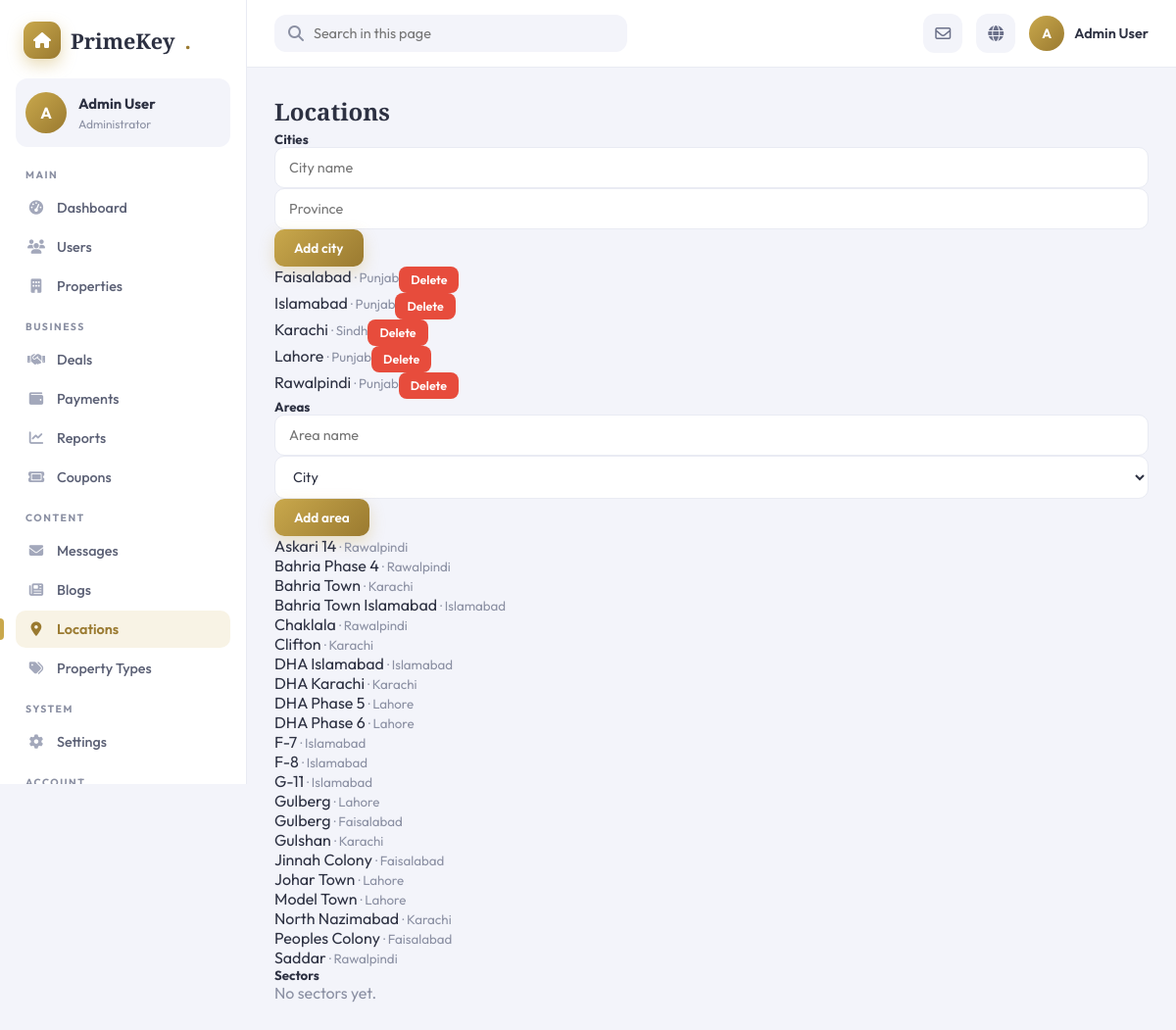
Page /admin/locations (signed in) on the committed database.
### app/models.py (models this page shows)
class City(db.Model):
    __tablename__ = 'cities'
    id       = db.Column(db.Integer, primary_key=True)
    name     = db.Column(db.String(100), nullable=False)
    province = db.Column(db.String(100))
    areas    = db.relationship('Area', back_populates='city', lazy=True)

class Area(db.Model):
    __tablename__ = 'areas'
    id      = db.Column(db.Integer, primary_key=True)
    city_id = db.Column(db.Integer, db.ForeignKey('cities.id'), nullable=False)
    name    = db.Column(db.String(100), nullable=False)
    city    = db.relationship('City', back_populates='areas')
    sectors = db.relationship('Sector', back_populates='area', lazy=True)

### app/blueprints/admin/routes.py (the view)
@admin_bp.route('/locations')
@admin_required
def locations():
    cities  = City.query.order_by(City.name).all()
    areas   = Area.query.order_by(Area.name).all()
    sectors = Sector.query.order_by(Sector.name).all()
    return render_template('admin/locations.html', cities=cities, areas=areas, sectors=sectors)

### app/blueprints/admin/routes.py (called while the page is built)
def admin_required(f):
    @wraps(f)
    def decorated(*args, **kwargs):
        if 'user_id' not in session:
            flash('Please login.', 'warning')
            return redirect(url_for('auth.login'))
        if session.get('user_role') != 1:
            flash('Admin access required.', 'danger')
            return redirect(url_for('public.index'))
        return f(*args, **kwargs)
    return decorated

### app/templates/admin/locations.html (shortened to what this page needs)
{% extends 'admin/base_admin.html' %}
{% block content %}
<div class="">
  <h2 class="mb-4">Locations</h2>
  <div class="row g-4">
    <div class="col-lg-4">
      <h5>Cities</h5>
      <form method="POST" action="{{ url_for('admin.add_city') }}" class="mb-3">{% if csrf_token is defined %}<input type="hidden" name="csrf_token" value="{{ csrf_token() }}">{% endif %}
        <div class="input-group mb-2">
          <input name="name" class="form-control" placeholder="City name" required>
          <input name="province" class="form-control" placeholder="Province">
          <button class="btn btn-primary">Add city</button>
        </div>
      </form>
      {% if cities %}
      <ul class="list-group">
        {% for c in cities %}
        <li class="list-group-item d-flex justify-content-between align-items-center">
          <span>{{ c.name }}{% if c.province %} <small class="text-muted">· {{ c.province }}</small>{% endif %}</span>
          <form method="POST" action="{{ url_for('admin.delete_city', city_id=c.id) }}" onsubmit="return confirm('Delete this city?');">
            <button class="btn btn-sm btn-danger">Delete</button>
          </form>
        </li>
        {% endfor %}
      </ul>
      {% else %}<p class="text-muted">No cities yet.</p>{% endif %}
    </div>
    <div class="col-lg-4">
      <h5>Areas</h5>
      <form method="POST" action="{{ url_for('admin.add_area') }}" class="mb-3">{% if csrf_token is defined %}<input type="hidden" name="csrf_token" value="{{ csrf_token() }}">{% endif %}
        <div class="input-group mb-2">
          <input name="name" class="form-control" placeholder="Area name" required>
          <select name="city_id" class="form-select" required>
            <option value="">City</option>
          </select>
          <button class="btn btn-primary">Add area</button>
        </div>
      </form>
      {% if areas %}
      <ul class="list-group">
        {% for a in areas %}
        <li class="list-group-item">{{ a.name }}{% if a.city %} <small class="text-muted">· {{ a.city.name }}</small>{% endif %}</li>
        {% endfor %}
      </ul>
      {% else %}<p class="text-muted">No areas yet.</p>{% endif %}
    </div>
    <div class="col-lg-4">
      <h5>Sectors</h5>
      {% if sectors %}
      <ul class="list-group">
        {% for s in sectors %}<li class="list-group-item">{{ s.name }}</li>{% endfor %}
      </ul>
      {% else %}<p class="text-muted">No sectors yet.</p>{% endif %}
    </div>
  </div>
</div>
{% endblock %}

### rows in the picture
City: name "Faisalabad", province "Punjab"
City: name "Islamabad", province "Punjab"
City: name "Karachi", province "Sindh"
City: name "Lahore", province "Punjab"
City: name "Rawalpindi", province "Punjab"
Area: name "Askari 14", city.name "Rawalpindi"
Area: name "Bahria Phase 4", city.name "Rawalpindi"
Area: name "Bahria Town", city.name "Karachi"
Area: name "Bahria Town Islamabad", city.name "Islamabad"
Area: name "Chaklala", city.name "Rawalpindi"
Area: name "Clifton", city.name "Karachi"
Area: name "DHA Islamabad", city.name "Islamabad"
Area: name "DHA Karachi", city.name "Karachi"
Area: name "DHA Phase 5", city.name "Lahore"
Area: name "DHA Phase 6", city.name "Lahore"
Area: name "F-7", city.name "Islamabad"
Area: name "F-8", city.name "Islamabad"
Area: name "G-11", city.name "Islamabad"
Area: name "Gulberg", city.name "Lahore"
Area: name "Gulberg", city.name "Faisalabad"
Area: name "Gulshan", city.name "Karachi"
Area: name "Jinnah Colony", city.name "Faisalabad"
Area: name "Johar Town", city.name "Lahore"
Area: name "Model Town", city.name "Lahore"
Area: name "North Nazimabad", city.name "Karachi"
Area: name "Peoples Colony", city.name "Faisalabad"
Area: name "Saddar", city.name "Rawalpindi"

### other values in the picture
{{ (uname[0])|upper }} "A"
{{ uname }} "Admin User"
{{ group }} "MAIN" "BUSINESS" "CONTENT" "SYSTEM"
{{ text }} "Dashboard" "Users" "Properties" "Deals" "Payments" "Reports" "Coupons" "Messages" "Blogs" "Locations" "Property Types" "Settings"
